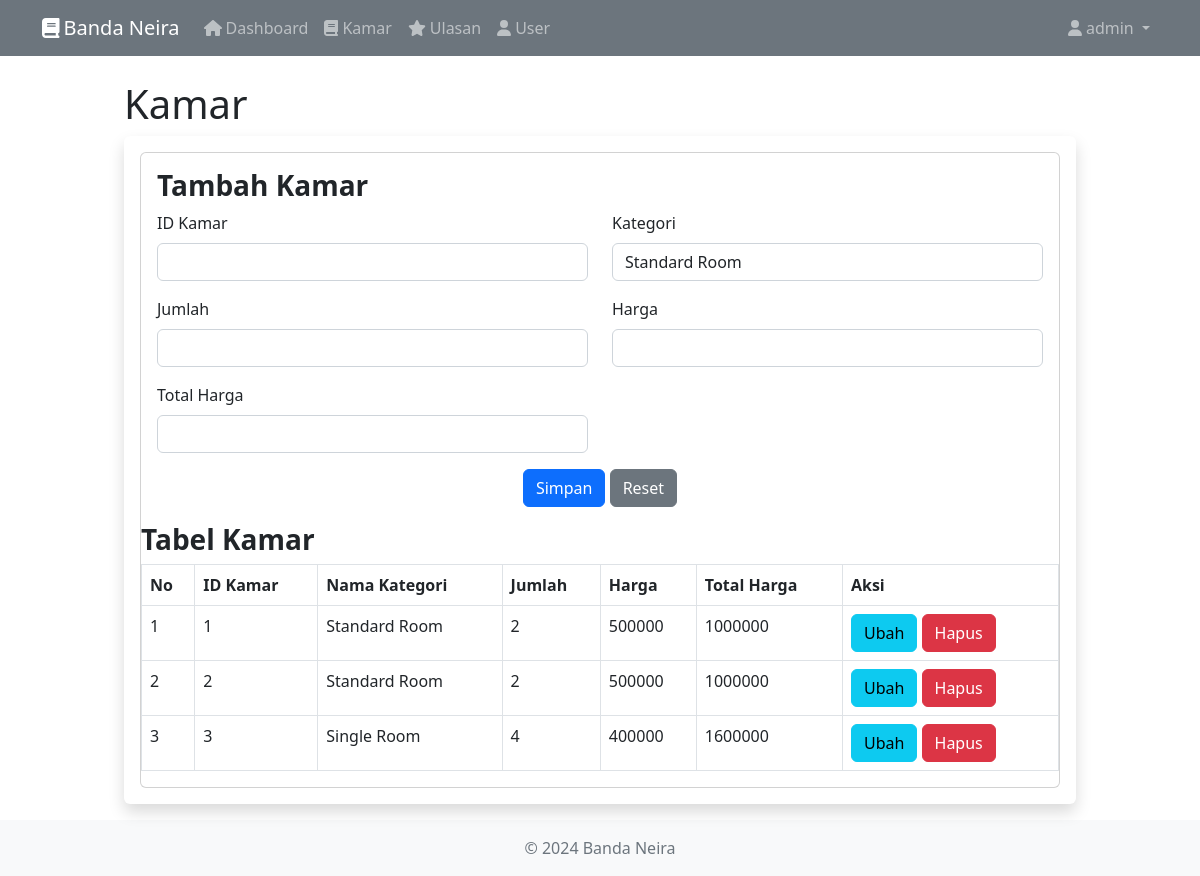
Page /index.php?page=kamar (signed in) on the committed database.
### tables this page shows
CREATE TABLE `kamar` (
  `id_kamar` int(11) NOT NULL,
  `kategori` varchar(255) NOT NULL,
  `jumlah` int(20) NOT NULL,
  `harga` double NOT NULL
);

### kamar.php (the view, shortened to what this page needs)
<div class="container">
    <h1 class="mt-4">Kamar</h1>
    <div class="card mb-3 mt-2 border-0 shadow">
        <div class="card-body">
            <div class="card">
                <div class="card-body">
                    <h3 class="card-title fw-bold">Tambah Kamar</h3>
                    <div class="row">
                        <div class="col-md-12">
                            <form method="post">
                                <div class="row mb-3">
                                    <div class="col-md-6">
                                        <label for="id_kamar" class="form-label">ID Kamar</label>
                                        <input type="text" class="form-control" name="id_kamar">
                                    </div>
                                    <div class="col-md-6">
                                        <label for="kategori" class="form-label">Kategori</label>
                                        <select id="kategori" name="kategori" class="form-control">
                                            <option value="Standard Room">Standard Room</option>
                                        </select>
                                    </div>
                                </div>
                                <div class="row mb-3">
                                    <div class="col-md-6">
                                        <label for="jumlah" class="form-label">Jumlah</label>
                                        <input type="number" class="form-control" id="jumlah" name="jumlah">
                                    </div>
                                    <div class="col-md-6">
                                        <label for="harga" class="form-label">Harga</label>
                                        <input id="harga" type="number" class="form-control" name="harga">
                                    </div>
                                </div>
                                <div class="row mb-3">
                                    <div class="col-md-6">
                                        <label for="total_harga" class="form-label">Total Harga</label>
                                        <input id="total_harga" type="number" class="form-control" name="total_harga" readonly>
                                    </div>
                                </div>
                                <div class="row">
                                    <div class="col-md-12 text-center">
                                        <button type="submit" class="btn btn-primary" name="submit" value="submit">Simpan</button>
                                        <button type="reset" class="btn btn-secondary">Reset</button>
                                    </div>
                                </div>
                            </form>
                        </div>
                    </div>
                </div>
                <div class="table-responsive">
                    <h3 class="card-title fw-bold">Tabel Kamar</h3>
                    <table class="table table-bordered" id="dataTable" width="100%" cellspacing="0">
                        <thead>
                            <tr>
                                <th>No</th>
                                <th>ID Kamar</th>
                                <th>Nama Kategori</th>
                                <th>Jumlah</th>
                                <th>Harga</th>
                                <th>Total Harga</th>
                                <th>Aksi</th>
                            </tr>
                        </thead>
                        <tbody>
                            <?php
                            $i = 1;
                            $query = mysqli_query($koneksi, "SELECT * FROM kamar");
                            while ($data = mysqli_fetch_array($query)) {
                                ?>
                                <tr>
                                    <td><?php echo $i++; ?></td>
                                    <td><?php echo $data['id_kamar']; ?></td>
                                    <td><?php echo $data['kategori']; ?></td>
                                    <td><?php echo $data['jumlah']; ?></td>
                                    <td><?php echo $data['harga']; ?></td>
                                    <td><?php echo $data['harga'] * $data['jumlah']; ?></td>
                                    <td>
                                        <a href="?page=buku_ubah&&id=<?php echo $data['id_kamar']; ?>" class="btn btn-info">Ubah</a>
                                        <a onclick="return confirm('Apakah anda yakin menghapus data ini?');" href="?page=buku_hapus&&id=<?php echo $data['id_kamar']; ?>" class="btn btn-danger">Hapus</a>
                                    </td>
                                </tr>
                                <?php
                            }
                            ?>
                        </tbody>
                    </table>
                </div>
            </div>
        </div>
    </div>
</div>

### index.php (style rules this page uses)
body { display: flex; min-height: 100vh; flex-direction: column; }

### rows in the picture
kamar: id_kamar "1", kategori "Standard Room", jumlah "2", harga "500000", $data['harga'] * $data['jumlah'] "1000000"
kamar: id_kamar "2", kategori "Standard Room", jumlah "2", harga "500000", $data['harga'] * $data['jumlah'] "1000000"
kamar: id_kamar "3", kategori "Single Room", jumlah "4", harga "400000", $data['harga'] * $data['jumlah'] "1600000"

### other values in the picture
$_SESSION['user']['nama'] "admin"
